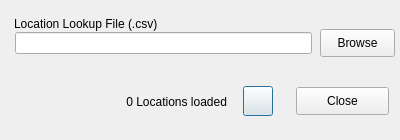
<?xml version="1.0" encoding="UTF-8"?>
<ui version="4.0">
 <class>optionsDialog</class>
 <widget class="QDialog" name="optionsDialog">
  <property name="geometry">
   <rect>
    <x>0</x>
    <y>0</y>
    <width>400</width>
    <height>140</height>
   </rect>
  </property>
  <property name="windowTitle">
   <string>Options</string>
  </property>
  <widget class="QLabel" name="locationCountLabel">
   <property name="geometry">
    <rect>
     <x>46</x>
     <y>92</y>
     <width>181</width>
     <height>20</height>
    </rect>
   </property>
   <property name="text">
    <string>0 Locations loaded</string>
   </property>
   <property name="alignment">
    <set>Qt::AlignRight|Qt::AlignTrailing|Qt::AlignVCenter</set>
   </property>
  </widget>
  <widget class="QPushButton" name="reloadButton">
   <property name="geometry">
    <rect>
     <x>243</x>
     <y>86</y>
     <width>30</width>
     <height>30</height>
    </rect>
   </property>
   <property name="text">
    <string/>
   </property>
   <property name="icon">
    <iconset resource="sartopo_address.qrc">
     <normaloff>:/sartopo_address/reload-icon.png</normaloff>:/sartopo_address/reload-icon.png</iconset>
   </property>
   <property name="iconSize">
    <size>
     <width>24</width>
     <height>24</height>
    </size>
   </property>
  </widget>
  <widget class="QLineEdit" name="locationFileField">
   <property name="geometry">
    <rect>
     <x>15</x>
     <y>32</y>
     <width>297</width>
     <height>22</height>
    </rect>
   </property>
  </widget>
  <widget class="QLabel" name="label">
   <property name="geometry">
    <rect>
     <x>14</x>
     <y>16</y>
     <width>156</width>
     <height>16</height>
    </rect>
   </property>
   <property name="text">
    <string>Location Lookup File (.csv)</string>
   </property>
  </widget>
  <widget class="QPushButton" name="browseButton">
   <property name="geometry">
    <rect>
     <x>320</x>
     <y>29</y>
     <width>75</width>
     <height>28</height>
    </rect>
   </property>
   <property name="text">
    <string>Browse</string>
   </property>
  </widget>
  <widget class="QPushButton" name="closeButton">
   <property name="geometry">
    <rect>
     <x>296</x>
     <y>87</y>
     <width>93</width>
     <height>28</height>
    </rect>
   </property>
   <property name="text">
    <string>Close</string>
   </property>
  </widget>
 </widget>
 <resources>
  <include location="sartopo_address.qrc"/>
 </resources>
 <connections>
  <connection>
   <sender>reloadButton</sender>
   <signal>clicked()</signal>
   <receiver>optionsDialog</receiver>
   <slot>reload()</slot>
   <hints>
    <hint type="sourcelabel">
     <x>263</x>
     <y>114</y>
    </hint>
    <hint type="destinationlabel">
     <x>320</x>
     <y>139</y>
    </hint>
   </hints>
  </connection>
  <connection>
   <sender>browseButton</sender>
   <signal>clicked()</signal>
   <receiver>optionsDialog</receiver>
   <slot>browseForFile()</slot>
   <hints>
    <hint type="sourcelabel">
     <x>341</x>
     <y>53</y>
    </hint>
    <hint type="destinationlabel">
     <x>360</x>
     <y>69</y>
    </hint>
   </hints>
  </connection>
  <connection>
   <sender>closeButton</sender>
   <signal>clicked()</signal>
   <receiver>optionsDialog</receiver>
   <slot>reject()</slot>
   <hints>
    <hint type="sourcelabel">
     <x>304</x>
     <y>99</y>
    </hint>
    <hint type="destinationlabel">
     <x>287</x>
     <y>71</y>
    </hint>
   </hints>
  </connection>
 </connections>
 <slots>
  <slot>reload()</slot>
  <slot>browseForFile()</slot>
 </slots>
</ui>
